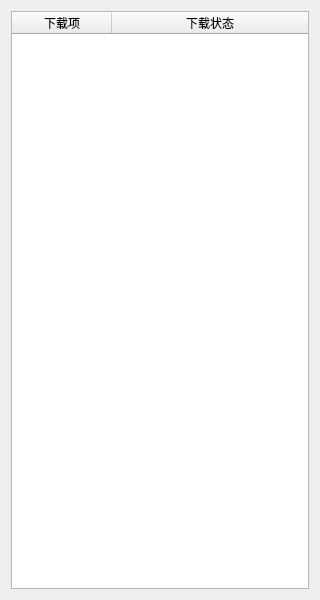
<?xml version="1.0" encoding="UTF-8"?>
<ui version="4.0">
 <class>showdload</class>
 <widget class="QWidget" name="showdload">
  <property name="windowModality">
   <enum>Qt::ApplicationModal</enum>
  </property>
  <property name="geometry">
   <rect>
    <x>0</x>
    <y>0</y>
    <width>320</width>
    <height>600</height>
   </rect>
  </property>
  <property name="minimumSize">
   <size>
    <width>320</width>
    <height>600</height>
   </size>
  </property>
  <property name="windowTitle">
   <string>下载列表</string>
  </property>
  <layout class="QHBoxLayout" name="horizontalLayout">
   <item>
    <widget class="QTableWidget" name="tw_downloading">
     <property name="editTriggers">
      <set>QAbstractItemView::NoEditTriggers</set>
     </property>
     <property name="selectionMode">
      <enum>QAbstractItemView::NoSelection</enum>
     </property>
     <property name="selectionBehavior">
      <enum>QAbstractItemView::SelectRows</enum>
     </property>
     <property name="cornerButtonEnabled">
      <bool>false</bool>
     </property>
     <attribute name="horizontalHeaderHighlightSections">
      <bool>false</bool>
     </attribute>
     <attribute name="horizontalHeaderStretchLastSection">
      <bool>true</bool>
     </attribute>
     <attribute name="verticalHeaderHighlightSections">
      <bool>false</bool>
     </attribute>
     <column>
      <property name="text">
       <string>下载项</string>
      </property>
     </column>
     <column>
      <property name="text">
       <string>下载状态</string>
      </property>
     </column>
    </widget>
   </item>
  </layout>
 </widget>
 <resources/>
 <connections/>
</ui>
